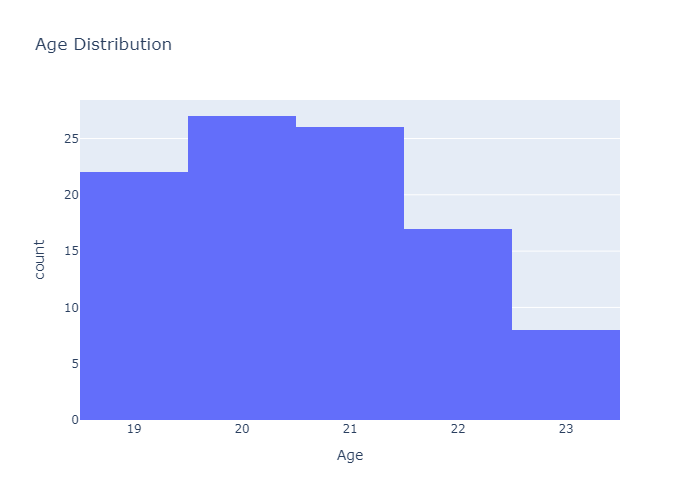

Generate this figure with Python:
import plotly.express as px

def age_distribution(students):
    mean_age= students["Age"].mean()
    median_age= students["Age"].median()
    fig= px.histogram(
        students, x="Age", title="Age Distribution"
    )
    fig.write_image("age_distribution.png")
    fig.show()
    return mean_age, median_age
